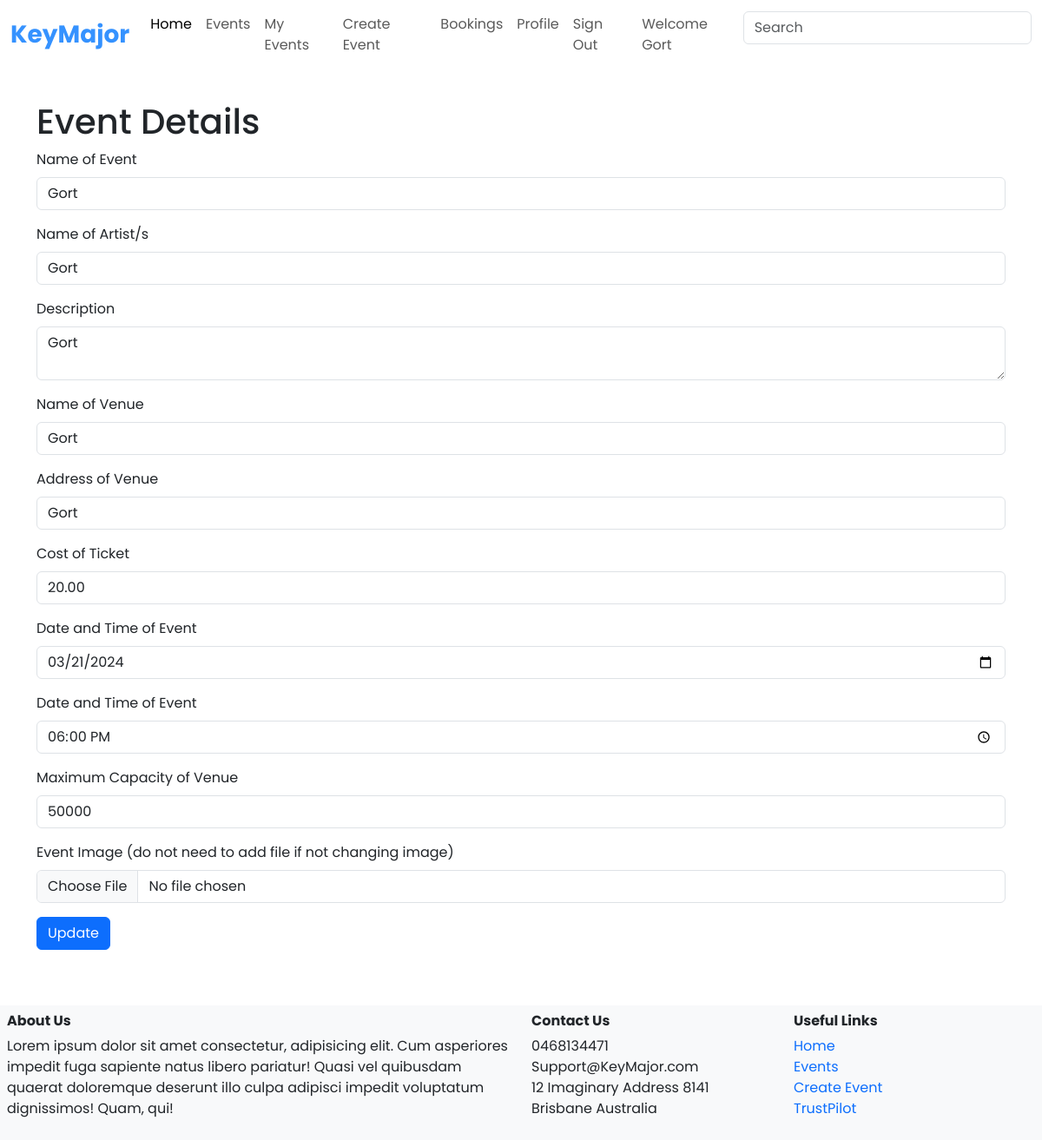
The app's page /update_event/1 (signed in) with its own data.
### server/models.py (models this page shows, shortened)
class User(db.Model, UserMixin):
    __tablename__ = 'users'
    id = db.Column(db.Integer, primary_key=True)
    fname = db.Column(db.String(100), index=True, nullable=False)
    lname = db.Column(db.String(100), index=True, nullable=False)
    pnumber = db.Column(db.String(100), nullable=False)
    emailid = db.Column(db.String(100), index=True, nullable=False)
    password_hash = db.Column(db.String(255), nullable=False)
    image = db.Column(db.String(400))
    comments = db.relationship('Comment', backref='user')
    created_event = db.relationship('Event', backref='user')
    orders = db.relationship('TicketOrder', backref='user')

class Event(db.Model):
    __tablename__ = 'events'
    id = db.Column(db.Integer, primary_key=True)
    creator_id = db.Column(db.Integer, db.ForeignKey('users.id'))
    name = db.Column(db.String(80))
    description = db.Column(db.String(200))
    image = db.Column(db.String(400))
    venue_name = db.Column(db.String(80))
    address = db.Column(db.String(80))
    ticket_cost = db.Column(db.Double)
    artist = db.Column(db.String(80))
    date = db.Column(db.Date)
    time = db.Column(db.Time)
    maxSeating = db.Column(db.Integer)
    currentSeating = db.Column(db.Integer)
    comments = db.relationship('Comment', backref='event')
    orders = db.relationship('TicketOrder', backref='event')
    status = db.relationship('EventStatus', backref='event')

### server/events.py (the view, shortened to what this page needs)
@event_bp.route('/update_event/<id>', methods=['GET','POST'])
@login_required
def update_event(id):
	event = db.session.scalar(db.select(Event).where(Event.id==id))
	form = EventUpdateForm(obj=event)
	return render_template('events/event-creation.html', form=form)

### server/forms.py
class EventUpdateForm(FlaskForm):
	name = StringField('Name of Event', validators=[InputRequired()])
	artist = StringField('Name of Artist/s', validators=[InputRequired()])
	description = TextAreaField('Description', validators = [InputRequired()])
	venue_name = StringField('Name of Venue', validators=[InputRequired()])
	address = StringField('Address of Venue', validators=[InputRequired()])
	ticket_cost = DecimalField('Cost of Ticket', validators=[InputRequired()])
	date = DateField('Date and Time of Event', validators=[InputRequired()])
	time = TimeField('Date and Time of Event',validators=[InputRequired()])
	maxSeating = IntegerField('Maximum Capacity of Venue', validators=[InputRequired()])
	image = FileField('Event Image (do not need to add file if not changing image)', validators=[
		FileAllowed(ALLOWED_FILE, message='Only supports png, jpg, JPG, PNG')])
	submit = SubmitField("Update")

### server/templates/events/event-creation.html
{% extends 'base.html' %}
{% from 'bootstrap5/form.html' import render_form %}
{% block content %}
  <div class="container">
    <div class="row mt-5">
      <div class="col-md-12">
        <h1>Event Details</h1>
        {{render_form(form)}}
      </div>
    </div>
  </div>
{% endblock %}

### server/templates/base.html (shortened to what this page needs)
<html>
<head>
    <link href="https://cdn.jsdelivr.net/npm/bootstrap@5.3.1/dist/css/bootstrap.min.css" rel="stylesheet">
    <link rel="stylesheet" href="{{ url_for('static', filename='style.css') }}">
</head>
<body>
    <header>
            <nav class="navbar navbar-expand-xl fixed-top">
                <div class="container-xxl">
                    <a class="navbar-brand" href="{{ url_for('main.index') }}">KeyMajor</a>
                    <div class="collapse navbar-collapse w-auto" id="navbarSupportedContent">
                        <ul class="navbar-nav me-auto mb-2 mb-xl-0">
                            <li class="nav-item">
                                <a class="nav-link active" aria-current="page" href="{{ url_for('main.index') }}">Home</a>
                            </li>
                            <li class="nav-item">
                                <a class="nav-link" href="{{ url_for('event.load_events') }}">Events</a>
                            </li>
                            {% if current_user.is_authenticated %}
                            <li class="nav-item">
                                <a class="nav-link" href="{{url_for('event.load_created_events')}}">My Events</a>
                            </li>
                            <li class="nav-item">
                                <a class="nav-link" href="{{ url_for('event.event_creation') }}">Create Event</a>
                            </li>
                            <li class="nav-item">
                                <a class="nav-link" href="event-bookings.html">Bookings</a>
                            </li>
                            <li class="nav-item">
                                <a class="nav-link" href="#">Profile</a>
                            </li>
                            <li class="nav-item">
                                <a class="nav-link" href="{{ url_for('auth.logout') }}">Sign Out</a>
                            </li>
                            <li class="nav-item">
                                <a class="nav-link">Welcome {{current_user.fname}}</a>
                            </li>
                            {% endif %}
                        </ul>
                        <form class="d-flex" role="search">
                            <input class="form-control" type="search" placeholder="Search" aria-label="Search">
                        </form>
                    </div>
                </div>
            </nav>
    </header>
    {% block content %}
    {% endblock %}
    <div class="footer mt-5 bg-light">
        <footer class="container-xxl p-2">
            <div class="row">
                <div class="col-md-6">
                    <h6 class="fw-bold">About Us</h6>
                    <p>
                        Lorem ipsum dolor sit amet consectetur, adipisicing elit. Cum
                        asperiores impedit fuga sapiente natus libero pariatur! Quasi vel
                        quibusdam quaerat doloremque deserunt illo culpa adipisci impedit
                        voluptatum dignissimos! Quam, qui!
                    </p>
                </div>
                <div class="col-md-3">
                    <h6 class="fw-bold">Contact Us</h6>
                    <ul class="list-unstyled">
                        <li>0468134471</li>
                        <li>Support@KeyMajor.com</li>
                        <li>12 Imaginary Address 8141 Brisbane Australia </li>
                    </ul>
                </div>
                <div class="col-md-3">
                    <h6 class="fw-bold">Useful Links</h6>
                    <ul class="nav flex-column">
                        <li class="nav-item"><a class="nav-link p-0" href="{{ url_for('main.index') }}">Home</a></li>
                        <li class="nav-item"><a class="nav-link p-0" href="#">Events</a></li>
                        {% if current_user.is_authenticated %}
                        <li class="nav-item"><a class="nav-link p-0" href="{{ url_for('event.event_creation') }}">Create Event</a></li>
                        <li class="nav-item"><a class="nav-link p-0" href="#">TrustPilot</a></li>
                        {% else %}
                        <li class="nav-item"><a class="nav-link p-0" href="{{ url_for('auth.authenticate') }}">Log in</a></li>
                        <li class="nav-item"><a class="nav-link p-0" href="{{ url_for('auth.register') }}">Register</a></li>
                        {% endif %}
                    </ul>
                </div>
            </div>
        </footer>
    </div>
</body>
</html>

### server/static/style.css (style rules this page uses)
:root { --bs-primary: #3592FF; }
body { border: 0px; margin: 0px; padding: 0px; font-family: 'Poppins'; padding-top: 68px; }
.navbar { --bs-navbar-brand-color: #3592FF; --bs-navbar-brand-font-size: 28px; --bs-navbar-brand-hover-color: #3592FF; background-color: #ffffff; }
.navbar-brand { font-weight: bold; }

### records on screen
User: fname "Gort"
Event: name "Gort", artist "Gort", description "Gort", venue_name "Gort", address "Gort", ticket_cost "20.00", date "03/21/2024", time "18:00", maxSeating "50000"
